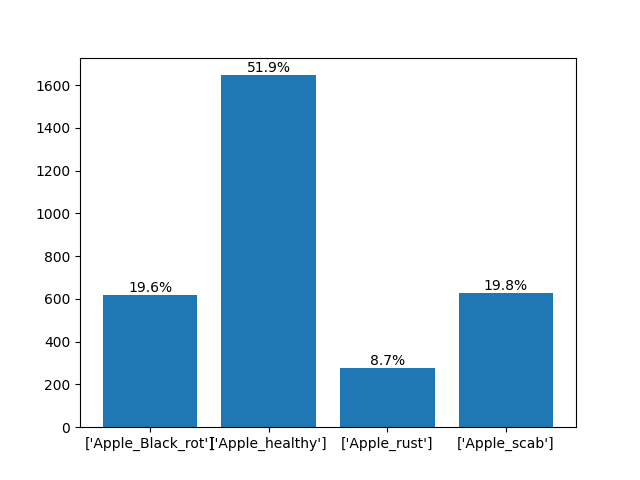
#> input picture Apple/Distribution_Bar.png, 640 x 480 px; its folder holds only this picture in this run
$ python -i Histogram.py   (imports and definitions only)
#> lines starting #> are read from the running program, lines starting #| are printed output that depends on the picture; after the words box and inside, x2 and y2 are one past the last pixel; in counts of white or black regions, pixels touching at a corner belong together
#> further down, picture is the input picture: shape (480, 640, 3); mean B, G, R 235.6, 222.9, 204.5
#!/usr/bin/env python3

from cv2 import (imread, cvtColor, COLOR_BGR2HLS, COLOR_BGR2HSV, calcHist,
                 split, COLOR_BGR2LAB)
from matplotlib.pyplot import (legend, close, title, xlabel, ylabel, savefig,
                               ylim, subplots)
from pathlib import Path
from numpy import ndarray
from os import path
from pandas import DataFrame, concat, read_csv
from utils import load
import glob
from Shared_variables import chosen_category


# Helper to calculate histogram
# Un histogramme : **un array de 256 valeurs**
# qui compte combien de pixels ont chaque intensité.
# Intensité 0   : 50 pixels
# Intensité 1   : 45 pixels
# ...
# Intensité 255 : 120 pixels
def calc_hist(channel):
    return calcHist([channel], [0], None, [256], [0, 256])


def get_additional_values(img: ndarray) -> tuple:
    # Tuple is an immutable ordered collection of items.
    # Convert to HLS and HSV color spaces
    hls_img = cvtColor(img, COLOR_BGR2HLS)
#> hls_img: shape (480, 640, 3); mean of channels 0, 1, 2 21.3, 220.2, 37.5
    hsv_img = cvtColor(img, COLOR_BGR2HSV)
#> hsv_img: shape (480, 640, 3); mean H, S, V 21.3, 44, 235.6

    # Split channels
    h_hls, l, s_hls = split(hls_img)  # HLS channels
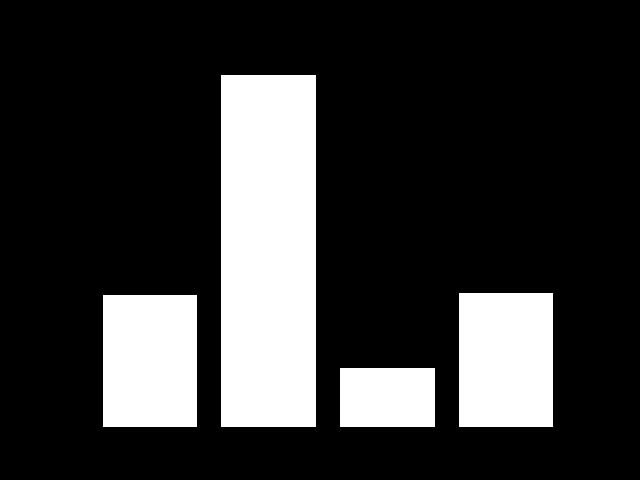
#> h_hls: shape (480, 640); values 0 (black) and 102 (white), 20.8% white; 4 white regions, box (x1, y1, x2, y2) and area: (221, 75, 316, 427) 33440, (459, 293, 553, 427) 12596, (103, 295, 197, 427) 12408, (340, 368, 435, 427) 5605
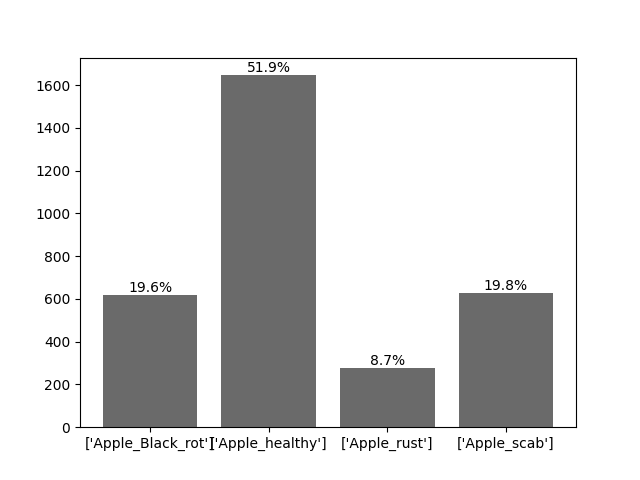
#> l: shape (480, 640); min 0, max 255, mean 220.2
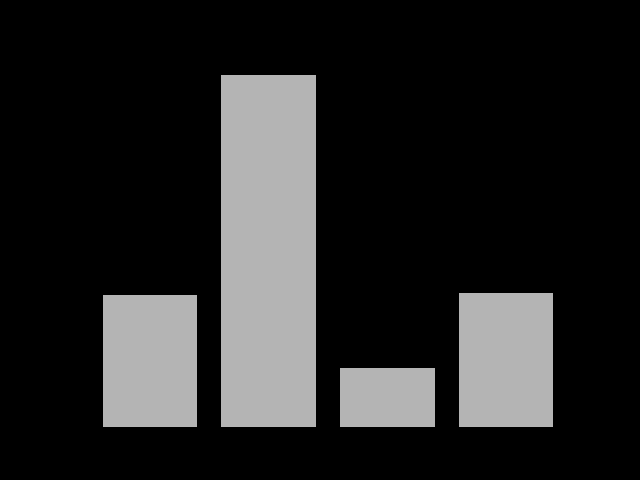
#> s_hls: shape (480, 640); min 0, max 181, mean 37.5
    h_hsv, s_hsv, v = split(hsv_img)  # HSV channels
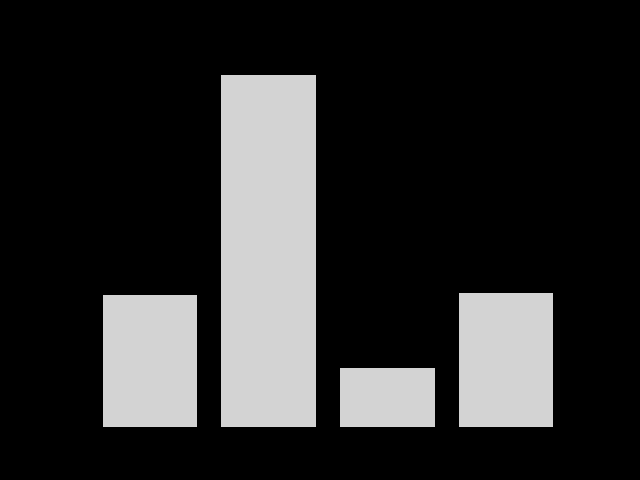
#> s_hsv: shape (480, 640); min 0, max 212, mean 44
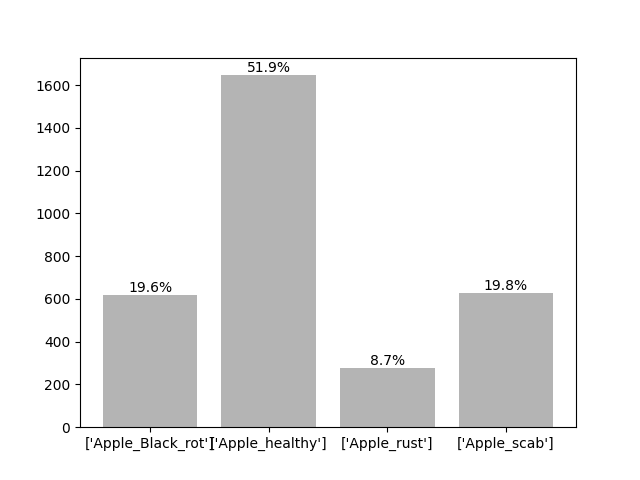
#> v: shape (480, 640); min 0, max 255, mean 235.6

    return (l, h_hls, s_hls, v)


# [452 lines left out: functions plot_multiple_images_histogram, plot_single_image_histogram, not called in this run]

>>> import cv2
>>> picture = cv2.imread('Apple/Distribution_Bar.png')
>>> result = get_additional_values(picture)

$ run again, on Apple/Distribution_Pie.png
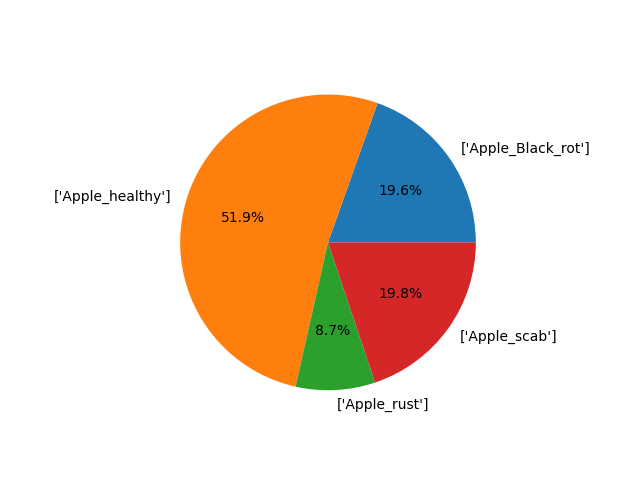
#> input picture Apple/Distribution_Pie.png, 640 x 480 px
#> picture is the input picture: shape (480, 640, 3); mean B, G, R 209, 221.6, 238.1
#> hls_img: shape (480, 640, 3); mean of channels 0, 1, 2 15.2, 224.6, 48.2
#> hsv_img: shape (480, 640, 3); mean H, S, V 7.4, 49.8, 246.6
#> in get_additional_values, `h_hsv, s_hsv, v = split(hsv_img)`:
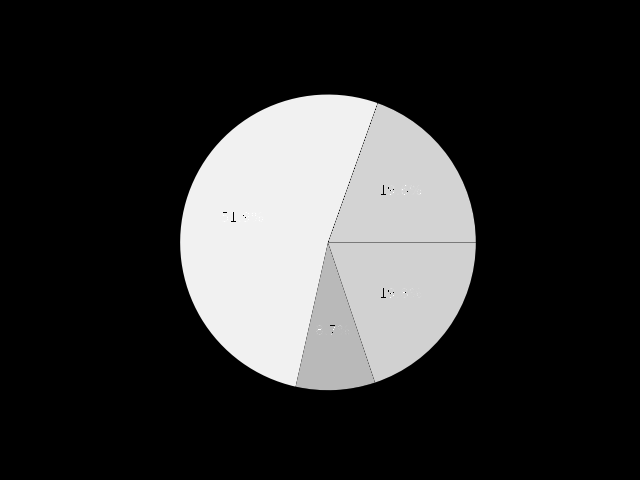
#> s_hsv: shape (480, 640); min 0, max 255, mean 49.8
#> in get_additional_values, `h_hsv, s_hsv, v = split(hsv_img)`:
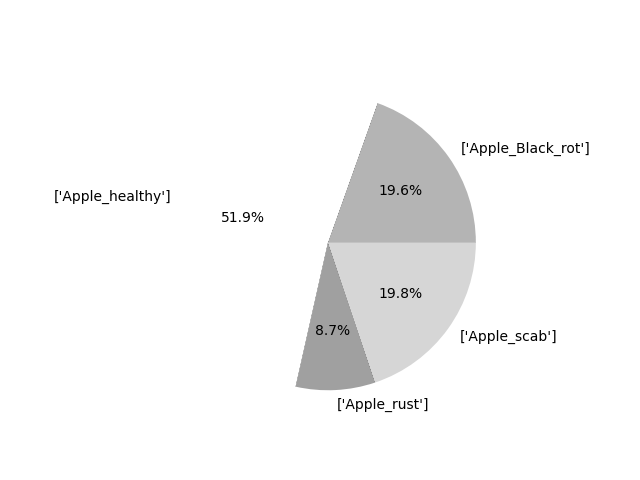
#> v: shape (480, 640); min 0, max 255, mean 246.6
